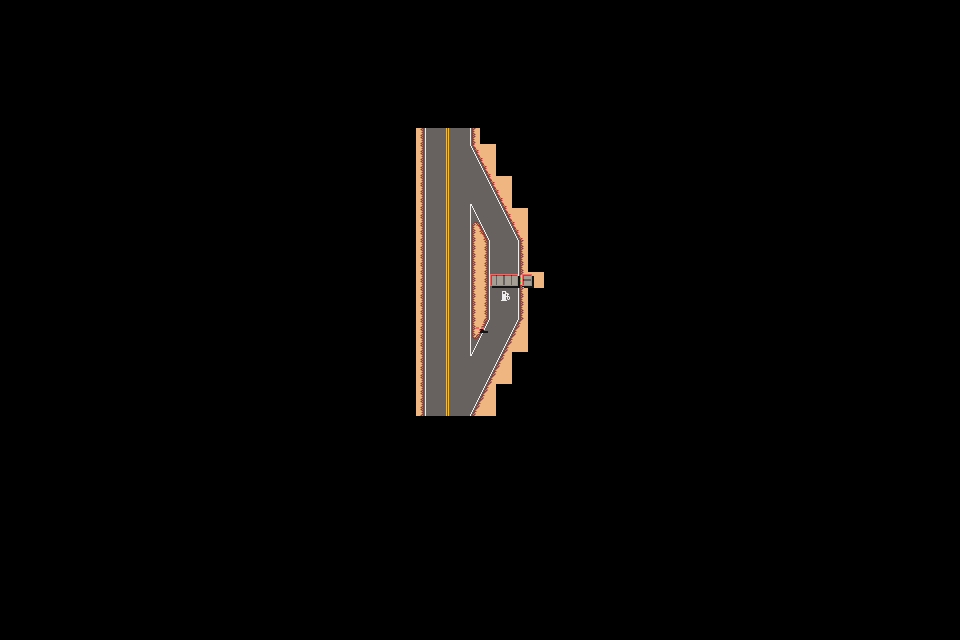

Below is a game level as drawn by its tile map, then a one-line description and the .tmx file that defines it, in full:
An orthogonal 30x20 tile map with 32x32 px tiles, 1 tile layer (desert_track).

<map version="1.10" tiledversion="1.11.2" orientation="orthogonal" renderorder="right-down" width="30" height="20" tilewidth="32" tileheight="32" infinite="0" nextlayerid="2" nextobjectid="1">
 <tileset firstgid="1" source="Desert_gas_station (128 x 304).tsx" />
 <layer id="1" name="desert_track" width="30" height="20">
  <data encoding="csv">
0,0,0,0,0,0,0,0,0,0,0,0,0,0,0,0,0,0,0,0,0,0,0,0,0,0,0,0,0,0,
0,0,0,0,0,0,0,0,0,0,0,0,0,0,0,0,0,0,0,0,0,0,0,0,0,0,0,0,0,0,
0,0,0,0,0,0,0,0,0,0,0,0,0,0,0,0,0,0,0,0,0,0,0,0,0,0,0,0,0,0,
0,0,0,0,0,0,0,0,0,0,0,0,0,0,0,0,0,0,0,0,0,0,0,0,0,0,0,0,0,0,
0,0,0,0,0,0,0,0,0,0,0,0,0,1,2,3,4,0,0,0,0,0,0,0,0,0,0,0,0,0,
0,0,0,0,0,0,0,0,0,0,0,0,0,5,6,7,8,0,0,0,0,0,0,0,0,0,0,0,0,0,
0,0,0,0,0,0,0,0,0,0,0,0,0,9,10,11,12,0,0,0,0,0,0,0,0,0,0,0,0,0,
0,0,0,0,0,0,0,0,0,0,0,0,0,13,14,15,16,0,0,0,0,0,0,0,0,0,0,0,0,0,
0,0,0,0,0,0,0,0,0,0,0,0,0,17,18,19,20,0,0,0,0,0,0,0,0,0,0,0,0,0,
0,0,0,0,0,0,0,0,0,0,0,0,0,21,22,23,24,0,0,0,0,0,0,0,0,0,0,0,0,0,
0,0,0,0,0,0,0,0,0,0,0,0,0,25,26,27,28,0,0,0,0,0,0,0,0,0,0,0,0,0,
0,0,0,0,0,0,0,0,0,0,0,0,0,29,30,31,32,0,0,0,0,0,0,0,0,0,0,0,0,0,
0,0,0,0,0,0,0,0,0,0,0,0,0,33,34,35,36,0,0,0,0,0,0,0,0,0,0,0,0,0,
0,0,0,0,0,0,0,0,0,0,0,0,0,0,0,0,0,0,0,0,0,0,0,0,0,0,0,0,0,0,
0,0,0,0,0,0,0,0,0,0,0,0,0,0,0,0,0,0,0,0,0,0,0,0,0,0,0,0,0,0,
0,0,0,0,0,0,0,0,0,0,0,0,0,0,0,0,0,0,0,0,0,0,0,0,0,0,0,0,0,0,
0,0,0,0,0,0,0,0,0,0,0,0,0,0,0,0,0,0,0,0,0,0,0,0,0,0,0,0,0,0,
0,0,0,0,0,0,0,0,0,0,0,0,0,0,0,0,0,0,0,0,0,0,0,0,0,0,0,0,0,0,
0,0,0,0,0,0,0,0,0,0,0,0,0,0,0,0,0,0,0,0,0,0,0,0,0,0,0,0,0,0,
0,0,0,0,0,0,0,0,0,0,0,0,0,0,0,0,0,0,0,0,0,0,0,0,0,0,0,0,0,0
</data>
 </layer>
</map>
